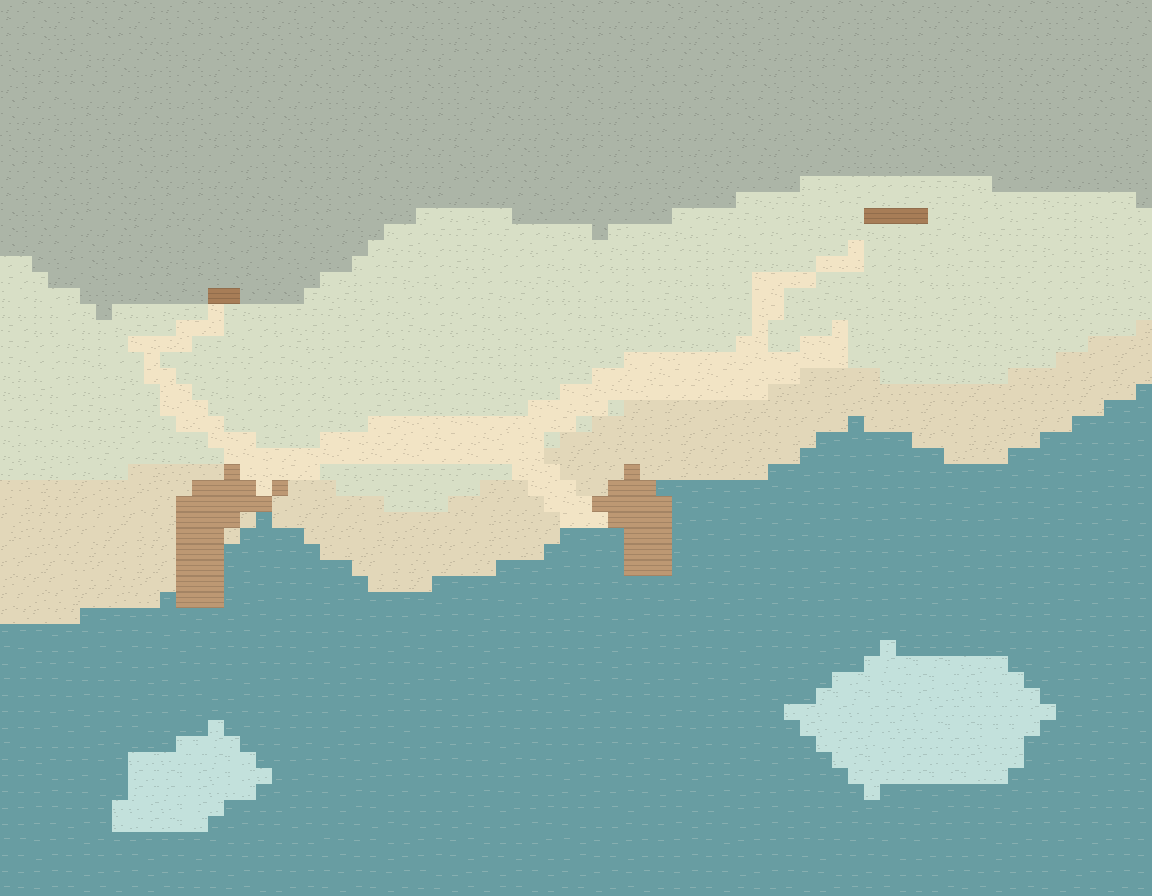

Tiled map render using the project's own tile images. Description and the map definition, with tile-layer contents summarised, below:
An orthogonal 72x56 tile map with 16x16 px tiles, 3 tile layers (地形与水体, 道路 · 铺地与栈桥, 建筑与家具占地), 1 hidden layer not drawn and 22 objects (6x route, 6x festival, 2x zone, 2x 观察, bench, ...).

<map version="1.10" tiledversion="1.10.2" orientation="orthogonal" renderorder="right-down" width="72" height="56" tilewidth="16" tileheight="16" infinite="0" nextlayerid="12" nextobjectid="23">
  <properties>
    <property name="地点" value="ArcticPassage_Icefjord" />
    <property name="图名" value="冰峡湾" />
    <property name="阶段" value="焕新版空间规划 / 01" />
    <property name="单位" value="1格 = 16设计像素；左上原点" />
    <property name="编辑说明" value="地形和道路用图块刷。交互与落点用对象工具。碰撞层默认隐藏，红格阻行。" />
  </properties>
  <tileset firstgid="1" source="../图块/制图色板.tsx" />
  <layer id="1" name="地形与水体" width="72" height="56">
    <data>[4032 cells, 4032 non-empty, 20 distinct tile ids]</data>
  </layer>
  <layer id="2" name="道路 · 铺地与栈桥" width="72" height="56">
    <data>[4032 cells, 204 non-empty, 8 distinct tile ids]</data>
  </layer>
  <layer id="3" name="建筑与家具占地" width="72" height="56">
    <data>[4032 cells, 6 non-empty, 3 distinct tile ids]</data>
  </layer>
  <layer id="4" name="碰撞 · 红格阻行" width="72" height="56" visible="0" opacity=".55">
    <data>[4032 cells, 2759 non-empty, 4 distinct tile ids]</data>
  </layer>
  <objectgroup id="5" name="建筑 · 轮廓与用途" color="#5f5b4b" visible="0">
    <object id="1" name="观景长椅" type="bench" x="208" y="288" width="32" height="16">
      <properties>
        <property name="用途" value="街道家具与地标；占地计入碰撞" />
      </properties>
    </object>
    <object id="2" name="鸟巢护栏" type="rack" x="864" y="208" width="64" height="16">
      <properties>
        <property name="用途" value="街道家具与地标；占地计入碰撞" />
      </properties>
    </object>
  </objectgroup>
  <objectgroup id="6" name="专题 · 开发区与季节活动" color="#8b7542" visible="0">
    <object id="3" name="极昼海湾日" type="zone" x="400" y="272" width="464" height="208">
      <properties>
        <property name="设计" value="夏18；问答与远眺在岸上进行。" />
      </properties>
    </object>
    <object id="4" name="冬季固定冰洞" type="zone" x="624" y="592" width="48" height="32">
      <properties>
        <property name="设计" value="冬季；六格投钩水面，步行始终受阻。" />
      </properties>
    </object>
  </objectgroup>
  <objectgroup id="7" name="步道 · 中心线与宽度" color="#9a693d" visible="0">
    <object id="5" name="deck 1" type="route" x="200.0" y="600.0">
      <properties>
        <property name="宽度_格" value="3" />
      </properties>
      <polyline points="0.0,0.0 0.0,-80.0 64.0,-128.0" />
    </object>
    <object id="6" name="path 2" type="route" x="264.0" y="472.0">
      <properties>
        <property name="宽度_格" value="3" />
      </properties>
      <polyline points="0.0,0.0 112.0,-32.0 240.0,-32.0 368.0,-96.0 496.0,-96.0 576.0,-128.0" />
    </object>
    <object id="7" name="path 3" type="route" x="264.0" y="472.0">
      <properties>
        <property name="宽度_格" value="2" />
      </properties>
      <polyline points="0.0,0.0 -80.0,-64.0 -112.0,-128.0 -48.0,-160.0" />
    </object>
    <object id="8" name="path 4" type="route" x="504.0" y="440.0">
      <properties>
        <property name="宽度_格" value="2" />
      </properties>
      <polyline points="0.0,0.0 64.0,64.0 128.0,64.0" />
    </object>
    <object id="9" name="deck 5" type="route" x="616.0" y="488.0">
      <properties>
        <property name="宽度_格" value="3" />
      </properties>
      <polyline points="0.0,0.0 32.0,32.0 32.0,80.0" />
    </object>
    <object id="10" name="path 6" type="route" x="760.0" y="376.0">
      <properties>
        <property name="宽度_格" value="2" />
      </properties>
      <polyline points="0.0,0.0 16.0,-96.0 96.0,-128.0" />
    </object>
  </objectgroup>
  <objectgroup id="8" name="玩法 · 站位与交互说明" color="#944b3c">
    <object id="11" name="返航桩" type="交通" x="200.0" y="600.0">
      <properties>
        <property name="用途" value="到港后原路返航，风雪也开放" />
        <property name="站位" value="12,37" />
      </properties>
      <point />
    </object>
    <object id="12" name="西岸长椅" type="观察" x="216.0" y="312.0">
      <properties>
        <property name="用途" value="隐藏观景台的日期窗口" />
        <property name="站位" value="13,19" />
      </properties>
      <point />
    </object>
    <object id="13" name="远海鲸望台" type="观察" x="840.0" y="344.0">
      <properties>
        <property name="用途" value="夏季午后从岸上看远海" />
        <property name="站位" value="52,21" />
      </properties>
      <point />
    </object>
    <object id="14" name="固定冰钓台" type="钓点" x="648.0" y="568.0">
      <properties>
        <property name="用途" value="冬季固定冰洞；平台外保持封闭" />
        <property name="站位" value="40,35" />
      </properties>
      <point />
    </object>
    <object id="15" name="海鸟观察坡" type="节庆" x="856.0" y="248.0">
      <properties>
        <property name="用途" value="夏18极昼海湾日，从岸侧静观" />
        <property name="站位" value="53,15" />
      </properties>
      <point />
    </object>
  </objectgroup>
  <objectgroup id="9" name="连接 · 触发与目的地" color="#2c6973" visible="0">
    <object id="16" name="往 工作渔港" type="水路" x="192" y="592" width="16" height="16">
      <properties>
        <property name="条件" value="随时返港" />
        <property name="中心格" value="12,37" />
        <property name="目标地点" value="Harbor" />
        <property name="目标落点" value="52,31" />
        <property name="本侧落点" value="12,35" />
      </properties>
    </object>
  </objectgroup>
  <objectgroup id="10" name="日程 · 候选停留点" color="#4b714c" visible="0" />
  <objectgroup id="11" name="节日 · 六人站位" color="#a95730" visible="0">
    <object id="17" name="米拉" type="festival" x="424.0" y="440.0">
      <point />
    </object>
    <object id="18" name="罗安" type="festival" x="488.0" y="424.0">
      <point />
    </object>
    <object id="19" name="诺拉" type="festival" x="552.0" y="408.0">
      <point />
    </object>
    <object id="20" name="阿玛" type="festival" x="648.0" y="376.0">
      <point />
    </object>
    <object id="21" name="艾达" type="festival" x="744.0" y="360.0">
      <point />
    </object>
    <object id="22" name="莱文" type="festival" x="792.0" y="344.0">
      <point />
    </object>
  </objectgroup>
</map>
